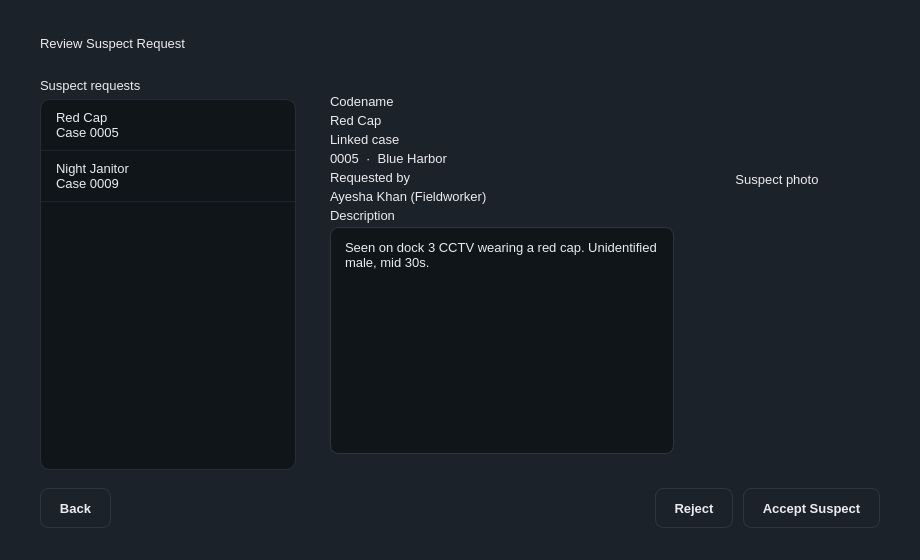
<?xml version="1.0" encoding="UTF-8"?>
<ui version="4.0">
 <class>MainWindow</class>
 <widget class="QMainWindow" name="MainWindow">
  <property name="geometry"><rect><x>0</x><y>0</y><width>920</width><height>560</height></rect></property>
  <property name="windowTitle"><string>MainWindow</string></property>
  <property name="styleSheet"><string notr="true">/* Asche Yiu Police Department - dark / gold theme
   Shared by every .ui file. Widgets pick a style through the dynamic
   property  variant  (Qt Designer: Property Editor &gt; Dynamic Properties). */

QMainWindow, QDialog, QWidget#centralwidget { background: #1c222a; }
QWidget { color: #eaecef; font-family: "Inter", "SF Pro Text", "Segoe UI", "Helvetica Neue", sans-serif; font-size: 13px; }
QLabel { background: transparent; }
QCheckBox { background: transparent; spacing: 8px; }

/* ---- typography ---- */
QLabel[variant="title"]     { font-size: 20px; font-weight: 700; color: #eaecef; }
QLabel[variant="subtitle"]  { font-size: 13px; color: #8b94a3; }
QLabel[variant="field"]     { color: #8b94a3; }
QLabel[variant="section"]   { color: #eaecef; font-size: 14px; font-weight: 600; }
QLabel[variant="cardTitle"] { font-size: 16px; font-weight: 700; color: #eaecef; }
QLabel[variant="value"]     { font-size: 14px; font-weight: 600; color: #eaecef; }
QLabel[variant="hint"]      { color: #8b94a3; font-size: 12px; }
QLabel[variant="stat"]      { color: #c3a459; font-size: 22px; font-weight: 700; }
QFrame[variant="accent"]    { background: #c3a459; border: none; border-radius: 1px; }

/* ---- badges / icons ---- */
QLabel[variant="badgeGold"]  { background: rgba(195,164,89,40);  color: #c3a459; border-radius: 10px; padding: 3px 10px; font-size: 11px; font-weight: 700; }
QLabel[variant="badgeGreen"] { background: rgba(111,159,125,40); color: #7fb08c; border-radius: 10px; padding: 3px 10px; font-size: 11px; font-weight: 700; }
QLabel[variant="badgeRed"]   { background: rgba(184,105,95,45);  color: #cf7d72; border-radius: 10px; padding: 3px 10px; font-size: 11px; font-weight: 700; }
QLabel[variant="badgeMuted"] { background: rgba(139,148,163,35); color: #aab2bf; border-radius: 10px; padding: 3px 10px; font-size: 11px; font-weight: 700; }
QLabel[variant="avatar"]     { background: #c3a459; color: #10151a; border-radius: 24px; font-size: 16px; font-weight: 700; }
QLabel[variant="iconGold"]   { background: rgba(195,164,89,40);  color: #c3a459; border-radius: 30px; font-size: 26px; font-weight: 700; }
QLabel[variant="iconRed"]    { background: rgba(184,105,95,45);  color: #cf7d72; border-radius: 30px; font-size: 26px; font-weight: 700; }

/* ---- containers ---- */
QFrame[variant="card"]      { background: #252c37; border: 1px solid #2d3640; border-radius: 12px; }
QFrame[variant="notice"]    { background: rgba(195,164,89,26);  border: 1px solid rgba(195,164,89,90);  border-radius: 8px; }
QFrame[variant="noticeRed"] { background: rgba(184,105,95,30);  border: 1px solid rgba(184,105,95,100); border-radius: 8px; }
QFrame[variant="dropzone"]  { background: #10151a; border: 1px dashed #3a4552; border-radius: 10px; }
QFrame[variant="card"] QLabel, QFrame[variant="notice"] QLabel, QFrame[variant="noticeRed"] QLabel, QFrame[variant="dropzone"] QLabel { border: none; }

/* ---- inputs ---- */
QLineEdit, QTextEdit, QPlainTextEdit, QDateTimeEdit, QSpinBox, QDoubleSpinBox, QComboBox {
    background: #10151a; border: 1px solid #2d3640; border-radius: 8px; padding: 8px 10px; min-height: 20px;
    selection-background-color: #c3a459; selection-color: #10151a; }
QLineEdit:focus, QTextEdit:focus, QPlainTextEdit:focus, QDateTimeEdit:focus, QSpinBox:focus, QDoubleSpinBox:focus, QComboBox:focus { border: 1px solid #c3a459; }
QLineEdit[readOnly="true"], QPlainTextEdit[readOnly="true"], QTextEdit[readOnly="true"] { background: #161c22; color: #eaecef; }
QComboBox QAbstractItemView { background: #10151a; border: 1px solid #2d3640; selection-background-color: #2b3440; selection-color: #eaecef; outline: 0; }

/* ---- buttons ---- */
QPushButton { background: #1c222a; border: 1px solid #2d3640; border-radius: 8px; padding: 9px 18px; min-height: 20px; font-weight: 600; color: #eaecef; }
QPushButton:hover { background: #232b35; border-color: #3a4552; }
QPushButton:pressed { background: #10151a; }
QPushButton:disabled { color: #5b6573; border-color: #252d36; }
QPushButton[variant="primary"] { background: #c3a459; border: 1px solid #c3a459; color: #10151a; font-weight: 700; }
QPushButton[variant="primary"]:hover { background: #cfb26a; border-color: #cfb26a; }
QPushButton[variant="primary"]:pressed { background: #b39549; }
QPushButton[variant="primary"]:disabled { background: #4a4332; border-color: #4a4332; color: #8a8168; }
QPushButton[variant="accept"] { background: #273235; border: 1px solid #34483f; color: #7fb08c; font-weight: 700; }
QPushButton[variant="accept"]:hover { background: #2c3a3d; }
QPushButton[variant="reject"] { background: #2f2b31; border: 1px solid #4a3638; color: #cf7d72; font-weight: 700; }
QPushButton[variant="reject"]:hover { background: #352e34; }
QPushButton[variant="tile"] { background: #252c37; border: 1px solid #2d3640; border-radius: 12px; padding: 16px 20px; text-align: left; font-size: 14px; font-weight: 500; }
QPushButton[variant="tile"]:hover { border-color: #c3a459; background: #29313d; }

/* ---- lists / tables ---- */
QListWidget, QTableWidget, QTreeWidget { background: #10151a; border: 1px solid #252d36; border-radius: 10px; outline: 0; gridline-color: transparent; alternate-background-color: #131920; }
QListWidget::item { padding: 10px 12px; border-bottom: 1px solid #1d242c; }
QListWidget::item:selected, QTableWidget::item:selected { background: #232b35; color: #eaecef; }
QListWidget::item:hover, QTableWidget::item:hover { background: #1a2129; }
QTableWidget::item { padding: 8px 12px; border-bottom: 1px solid #1d242c; }
QHeaderView { background: #252c37; border: none; border-top-left-radius: 10px; border-top-right-radius: 10px; }
QHeaderView::section { background: #252c37; color: #8b94a3; font-weight: 600; border: none; padding: 10px 12px; }
QTableCornerButton::section { background: #252c37; border: none; }
QTableView::indicator, QListView::indicator, QCheckBox::indicator { width: 16px; height: 16px; border: 1px solid #3a4552; border-radius: 4px; background: #10151a; }
QTableView::indicator:checked, QListView::indicator:checked, QCheckBox::indicator:checked { background: #c3a459; border-color: #c3a459; }

/* ---- tabs ---- */
QTabWidget::pane { border: none; top: 8px; }
QTabBar::tab { background: transparent; color: #8b94a3; padding: 8px 16px; margin-right: 4px; border: none; border-bottom: 2px solid #2d3640; font-weight: 600; }
QTabBar::tab:selected { color: #eaecef; border-bottom: 2px solid #c3a459; }
QTabBar::tab:hover:!selected { color: #c9ced6; }

/* ---- scrollbars ---- */
QScrollBar:vertical { background: transparent; width: 10px; margin: 2px; }
QScrollBar::handle:vertical { background: #2d3640; border-radius: 3px; min-height: 24px; }
QScrollBar:horizontal { background: transparent; height: 10px; margin: 2px; }
QScrollBar::handle:horizontal { background: #2d3640; border-radius: 3px; min-width: 24px; }
QScrollBar::add-line, QScrollBar::sub-line { width: 0; height: 0; }
QScrollBar::add-page, QScrollBar::sub-page { background: transparent; }

/* spin boxes: keep typing area clean, arrows via keyboard / wheel */
QSpinBox::up-button, QSpinBox::down-button, QDoubleSpinBox::up-button, QDoubleSpinBox::down-button { width: 0; border: none; }
</string></property>
  <widget class="QWidget" name="centralwidget"><layout class="QVBoxLayout" name="layout_159"><property name="leftMargin"><number>40</number></property><property name="topMargin"><number>36</number></property><property name="rightMargin"><number>40</number></property><property name="bottomMargin"><number>32</number></property><property name="spacing"><number>18</number></property><item><layout class="QVBoxLayout" name="layout_155"><property name="leftMargin"><number>0</number></property><property name="topMargin"><number>0</number></property><property name="rightMargin"><number>0</number></property><property name="bottomMargin"><number>0</number></property><property name="spacing"><number>6</number></property><item><widget class="QLabel" name="lblTitle"><property name="variant" stdset="0"><string>title</string></property><property name="text"><string>Review Suspect Request</string></property></widget></item><item><widget class="QFrame" name="qframe_154"><property name="variant" stdset="0"><string>accent</string></property><property name="minimumSize"><size><width>32</width><height>3</height></size></property><property name="maximumSize"><size><width>32</width><height>3</height></size></property></widget></item></layout></item><item><layout class="QHBoxLayout" name="layout_156" stretch="0,1"><property name="leftMargin"><number>0</number></property><property name="topMargin"><number>0</number></property><property name="rightMargin"><number>0</number></property><property name="bottomMargin"><number>0</number></property><property name="spacing"><number>16</number></property><item><layout class="QVBoxLayout" name="layout_143"><property name="leftMargin"><number>0</number></property><property name="topMargin"><number>0</number></property><property name="rightMargin"><number>0</number></property><property name="bottomMargin"><number>0</number></property><property name="spacing"><number>6</number></property><item><widget class="QLabel" name="qlabel_142"><property name="variant" stdset="0"><string>field</string></property><property name="text"><string>Suspect requests</string></property></widget></item><item><widget class="QListWidget" name="lstSuspectRequests"><property name="editTriggers"><enum>QAbstractItemView::NoEditTriggers</enum></property><property name="minimumSize"><size><width>0</width><height>200</height></size></property><item><property name="text"><string>Red Cap
Case 0005</string></property></item><item><property name="text"><string>Night Janitor
Case 0009</string></property></item></widget></item></layout></item><item><widget class="QFrame" name="frameDetail"><property name="variant" stdset="0"><string>card</string></property><property name="minimumSize"><size><width>0</width><height>0</height></size></property><layout class="QHBoxLayout" name="layout_153" stretch="1,0"><property name="leftMargin"><number>18</number></property><property name="topMargin"><number>16</number></property><property name="rightMargin"><number>18</number></property><property name="bottomMargin"><number>16</number></property><property name="spacing"><number>18</number></property><item><layout class="QVBoxLayout" name="layout_148"><property name="leftMargin"><number>0</number></property><property name="topMargin"><number>0</number></property><property name="rightMargin"><number>0</number></property><property name="bottomMargin"><number>0</number></property><property name="spacing"><number>4</number></property><item><widget class="QLabel" name="qlabel_144"><property name="variant" stdset="0"><string>field</string></property><property name="text"><string>Codename</string></property></widget></item><item><widget class="QLabel" name="lblCodename"><property name="variant" stdset="0"><string>value</string></property><property name="text"><string>Red Cap</string></property></widget></item><item><widget class="QLabel" name="qlabel_145"><property name="variant" stdset="0"><string>field</string></property><property name="text"><string>Linked case</string></property></widget></item><item><widget class="QLabel" name="lblCase"><property name="variant" stdset="0"><string>value</string></property><property name="text"><string>0005  ·  Blue Harbor</string></property></widget></item><item><widget class="QLabel" name="qlabel_146"><property name="variant" stdset="0"><string>field</string></property><property name="text"><string>Requested by</string></property></widget></item><item><widget class="QLabel" name="lblRequestedBy"><property name="variant" stdset="0"><string>value</string></property><property name="text"><string>Ayesha Khan (Fieldworker)</string></property></widget></item><item><widget class="QLabel" name="qlabel_147"><property name="variant" stdset="0"><string>field</string></property><property name="text"><string>Description</string></property></widget></item><item><widget class="QPlainTextEdit" name="txtDescription"><property name="plainText"><string>Seen on dock 3 CCTV wearing a red cap. Unidentified male, mid 30s.</string></property><property name="readOnly"><bool>true</bool></property><property name="minimumSize"><size><width>0</width><height>70</height></size></property></widget></item></layout></item><item><layout class="QVBoxLayout" name="layout_152"><property name="leftMargin"><number>0</number></property><property name="topMargin"><number>0</number></property><property name="rightMargin"><number>0</number></property><property name="bottomMargin"><number>0</number></property><item><widget class="QFrame" name="frmPhoto"><property name="variant" stdset="0"><string>dropzone</string></property><property name="minimumSize"><size><width>170</width><height>170</height></size></property><layout class="QVBoxLayout" name="layout_150"><property name="leftMargin"><number>0</number></property><property name="topMargin"><number>0</number></property><property name="rightMargin"><number>0</number></property><property name="bottomMargin"><number>0</number></property><item><widget class="QLabel" name="qlabel_149"><property name="variant" stdset="0"><string>hint</string></property><property name="text"><string>Suspect photo</string></property><property name="alignment"><set>Qt::AlignCenter</set></property></widget></item></layout></widget></item><item><spacer name="spacer_151"><property name="orientation"><enum>Qt::Vertical</enum></property><property name="sizeHint" stdset="0"><size><width>20</width><height>20</height></size></property></spacer></item></layout></item></layout></widget></item></layout></item><item><layout class="QHBoxLayout" name="layout_158"><property name="leftMargin"><number>0</number></property><property name="topMargin"><number>0</number></property><property name="rightMargin"><number>0</number></property><property name="bottomMargin"><number>0</number></property><property name="spacing"><number>10</number></property><item><widget class="QPushButton" name="btnBack"><property name="text"><string>Back</string></property></widget></item><item><spacer name="spacer_157"><property name="orientation"><enum>Qt::Horizontal</enum></property><property name="sizeHint" stdset="0"><size><width>20</width><height>20</height></size></property></spacer></item><item><widget class="QPushButton" name="btnReject"><property name="variant" stdset="0"><string>reject</string></property><property name="text"><string>Reject</string></property></widget></item><item><widget class="QPushButton" name="btnAccept"><property name="variant" stdset="0"><string>accept</string></property><property name="text"><string>Accept Suspect</string></property></widget></item></layout></item></layout></widget>
 </widget>
 <resources/>
 <connections/>
</ui>
